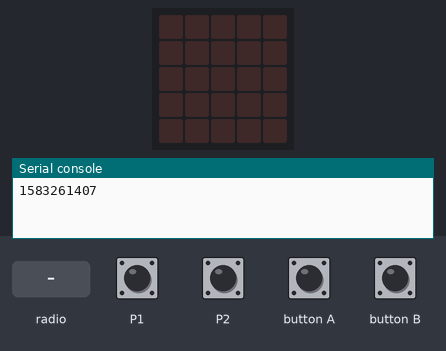
Bench run of a program on a simulated BBC micro:bit (MakeCode). Parts: the board's 5×5 LED display, the last lines printed to the serial console. The inputs (shaded band) are chosen by the test bench.

Above: at 1.2 s.
1.3 s: radio message "ack=-1014371550" arrives
At 2.0 s:
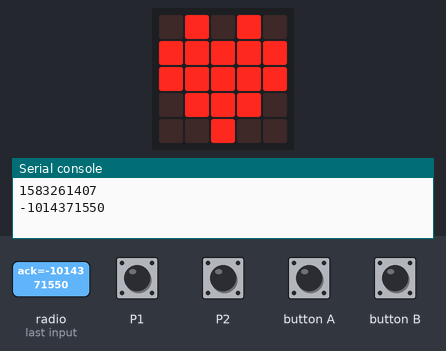
3.7 s: radio message "1" arrives
Timing chart, 0 to 6.7 s (numbered marks = the images above; inputs shaded):
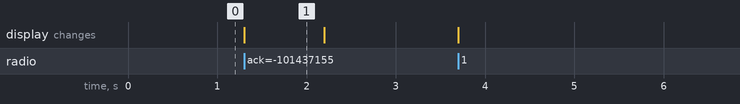

The program:

main.ts
```typescript
pins.touchSetMode(TouchTarget.P1, TouchTargetMode.Capacitive)
pins.touchSetMode(TouchTarget.P2, TouchTargetMode.Capacitive)
radio.setGroup(69)
radio.setTransmitSerialNumber(true)
radio.setTransmitPower(7)
let enabled = 0
input.onButtonPressed(Button.A, function on_button_pressed_a() {

    if (enabled == 1) {
        radio.sendValue("vote", 1)
        basic.showString("A")
        basic.clearScreen()
    } else {

    }

})
input.onButtonPressed(Button.B, function on_button_pressed_b() {

    if (enabled == 1) {
        radio.sendValue("vote", 2)
        basic.showString("B")
        basic.clearScreen()
    } else {

    }

})
input.onPinPressed(TouchPin.P1, function on_pin_pressed_p1() {

    if (enabled == 1) {
        radio.sendValue("vote", 3)
        basic.showString("C")
        basic.clearScreen()
    } else {

    }

})
input.onPinPressed(TouchPin.P2, function on_pin_pressed_p2() {

    if (enabled == 1) {
        radio.sendValue("vote", 4)
        basic.showString("D")
        basic.clearScreen()
    } else {

    }

})
radio.onReceivedValue(function on_received_value(name: string, value: number) {

    if (name == "enabled" && value == 1) {
        enabled = 1
    }

    if (name == "enabled" && value == 0) {
        enabled = 0
    }

    if (name == "ack" && value == -1014371550) {
        console.log(value)
        basic.showIcon(IconNames.Heart)
        basic.pause(300)
        basic.clearScreen()
    }

})
radio.onReceivedNumber(function on_received_number(receivedNumber: number) {
    basic.showIcon(IconNames.Heart)
    basic.pause(3000)
    basic.clearScreen()
})
console.log(control.deviceSerialNumber())
```

test.ts
```typescript
// Tady jsou testy. Při použití tohoto balíčku jako rozšíření nebude zkompilováno.
```

Measured:
- after the input at 1.3 s, the display: changes at once (image 1)
- what the display in image 1 shows lasts 0.9 s, from 1.3 s to 2.2 s
